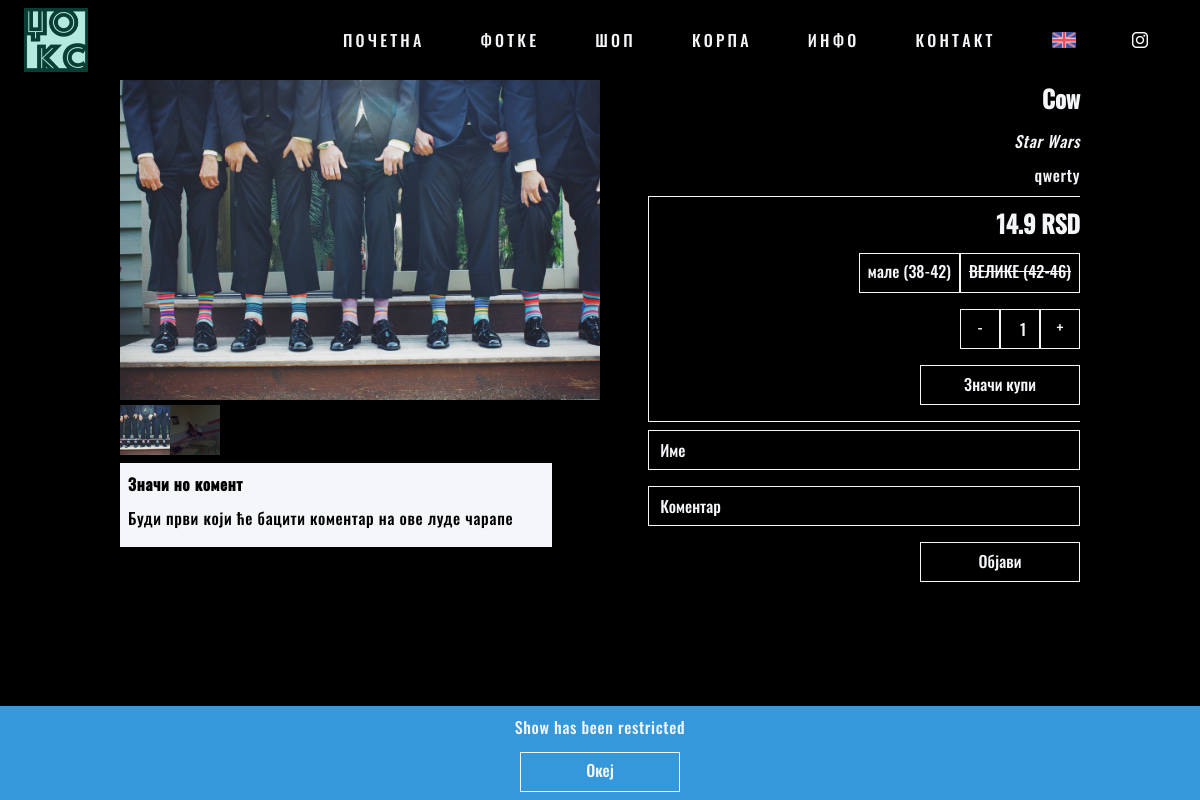
Screenshot of /pages/product?id=1 (signed in) with the database file from the repository.
### tables this page shows
CREATE TABLE `notifications` (
  `id` int(11) NOT NULL,
  `key` varchar(50) NOT NULL,
  `message` text NOT NULL
);

CREATE TABLE `products` (
  `id` int(11) NOT NULL,
  `name` varchar(30) NOT NULL,
  `price` float NOT NULL,
  `collection` int(11) DEFAULT NULL,
  `date_added` timestamp NOT NULL DEFAULT CURRENT_TIMESTAMP
);

CREATE TABLE `collections` (
  `id` int(11) NOT NULL,
  `name` varchar(255) NOT NULL
);

CREATE TABLE `sizes` (
  `id` int(11) NOT NULL,
  `name` varchar(10) NOT NULL
);

### logic/config.php (called while the page is built, shortened)
<?php
	require("../logic/functions.php");
	$page = basename($_SERVER["SCRIPT_FILENAME"], '.php');
	$store_instagram = "dzoks_official";
    require("../logic/get_lang.php");
?>

### logic/get_lang.php (called while the page is built, shortened)
<?php
    $lang_found = false;
    if(!$lang_found) {
        $lang = "rs";
    }
?>

### logic/functions.php (called while the page is built, shortened)
<?php
    function strip($var) {
		return mysqli_real_escape_string($GLOBALS['connect'], htmlspecialchars(strip_tags(trim($var))));
    }
	function get_description($id, $lang) {
		$path = "../products/" . $id . "/desc/";
		if(is_null($lang)) {
			if(isset($_SESSION['lang']) && $_SESSION['lang'] == 'en') {
				$path .= "en";
			}else {
				$path .= "rs";
			}
		}else {
			$path .= $lang;
		}
		$path .= ".txt";
		if(file_exists($path)) {
			return file_get_contents($path);
		}else {
			return NULL;
		}
	}
	function get_quantity($size, $id) {
		global $connect;
		$cmd = "SELECT quantity FROM warehouse WHERE product=" . $id . " AND size=" . $size . " ORDER BY id DESC";
		return mysqli_fetch_array(mysqli_query($connect, $cmd))[0];
	}
	function get_price($price) {
		$currency = 'RSD';
		return $price = round($price, 2) . ' ' . $currency;
	}
?>

### pages/product.php (the view, shortened to what this page needs)
<?php
    require("../logic/config.php");
	$product = strip($_GET["id"]);
?>
<html>
    <head>
        <?php
            require("../ui/link.php");
			$cmd = "SELECT
				products.id AS product_id,
				products.name AS product_name,
				products.price AS product_price,
				collections.name AS collection_name
				FROM products
				INNER JOIN collections
				ON products.collection=collections.id
				WHERE products.id='$product'";
			$result = mysqli_query($connect, $cmd);
			$row = mysqli_fetch_array($result);
        ?>
		<link rel="stylesheet" href="../css/product.css">
    </head>
    <body>
        <?php require("../ui/header.php"); ?>
        <div class="main padded">
            <?php
				if(!is_null($row)) {
					echo '<div class="sp-wrap">';
					echo '</div>';
                    echo '<div class="options">';
					echo '<h2>' . $row["product_name"] . '</h1>';
					echo '<p><i>' . $row["collection_name"] . '</i></p>';
					$desc = get_description($product, NULL);
					if(!is_null($desc) && !empty($desc)) {
						echo '<p>' . $desc . '</p>';
					}
					echo '<form class="bordered" action="../actions/cart_add" method="GET">';
					echo '<h2> ' . get_price($row["product_price"]) . '</h2>';
					echo '<div class="input-wrapper">';
					echo '<div class="input-group">';
					$cmd = "SELECT * FROM sizes";
					$result = mysqli_query($connect, $cmd);
					while($size = mysqli_fetch_array($result)) {
						$qty = get_quantity($size["id"], $product);
						echo '<div class="radio-input">';
						echo '<label ';
						if($qty == 0) {
							echo 'class="crossed" ';
						}
						echo 'for="size-' . $size["id"] . '">';
						echo '<span>' . $string["product"]["sizes"][$size["name"]] . '</span>';
						echo '</label>';
						echo '</div>';
					}
					echo '</div>';
					echo '</div>';
					echo '<div class="input-wrapper">';
					echo '<div class="input-group">';
					echo '<a class="button" onclick="qtyDec()">-</a>';
					echo '<input class="block-input" id="qty" name="qty" type="number" min="1" max="10" step="1" value="1" required/>';
					echo '<a class="button" onclick="qtyInc()">+</a>';
					echo '</div>';
					echo '</div>';
                    echo '<input class="button" type="submit" value="' . $string["product"]["buy"] . '"/>';
					echo '</form>';
					echo '<form action="../actions/comment_add" method="POST">';
					echo '<input type="text" name="name" placeholder="' . $string['product']['name'] . '" required/>';
					echo '<input type="text" name="comment" placeholder="' . $string['product']['comment'] . '" required/>';
					echo '<input type="submit" class="button" value="' . $string['product']['post'] . '" />';
                    echo '</form></div>';
					echo '<div class="comments">';
					$cmd = "SELECT
						review.name, review.comment,
						reply.comment AS reply
						FROM comments review
						LEFT JOIN comments reply
						ON reply.reply_to=review.id
						WHERE review.product=" . $product . " AND review.accepted=1";
						$result = mysqli_query($connect, $cmd);
					if(mysqli_num_rows($result) == 0) {
						echo '<div class="comment">';
						echo '<p><b>' . $string['product']['noComments'] . '</b></p>';
						echo '<p>' . $string['product']['noCommentsText'] . '</p>';
						echo '</div>';
					}
					echo '</div>';
                }else {
					echo '<div class="center-both">';
                    echo '<h1>'  . $string["product"]["invalid"] . '</h1>';
                    echo '<a href="shop" class="button center">'  . $string["product"]["continue"] . '</a>';
					echo '</div>';
                }
            ?>
        </div>
        <?php require("../ui/footer.php"); ?>
    </body>
</html>

### ui/header.php
<header>
    <div id="wrap">
        <a href="home.php" class="shake shake-basic shake-constant">
			<img id="logo-small" src="../img/logo.png"/>
			<div class="tint"></div>
		</a>
        <nav id="nav">
            <ul>
                <?php
                    $items = ["home", "gallery", "shop", "cart", "info", "contact"];
                    foreach($items as $item) {
                        echo '<li><a href="../pages/' . $item .'" class="';
						echo 'shake shake-basic shake-hover';
                        if(strcmp($item, $page) == 0) {
                        	echo ' selected';
                        }
                        echo '">' . $string["header"][$item] . '</a></li>';
                    }
                ?>
                    <li>
                        <?php
                            if(strcmp($lang, "en") == 0) {
                                echo '<a href="../logic/set_lang.php?lang=rs&page=' . $page . '"><img class="header-icon" src="../img/rs.png" /></a>';
                            }else if(strcmp($lang, "rs") == 0) {
                                echo '<a href="../logic/set_lang.php?lang=en&page=' . $page . '"><img class="header-icon" src="../img/en.png" /></a>';
                            }
                        ?>
                    </li>
                    <li>
                        <a href="https://www.instagram.com/<?php echo $store_instagram; ?>/">
                            <img class="header-icon" src="../img/instagram.png">
                        </a>
                    </li>
            </ul>
        </nav>
    </div>
</header>
<?php
	if(isset($_SESSION['error'])) {
		echo '<div class="status status-error"><p>' . $_SESSION['error'] . '</p></div>';
		unset($_SESSION['error']);
	}else if(isset($_SESSION['success'])) {
		echo '<div class="status status-success"><p>' . $_SESSION['success'] . '</p></div>';
		unset($_SESSION['success']);
	}else if(isset($_SESSION['order'])) {
		echo '<div class="status status-order">';
		echo '<p>' . $_SESSION['order'] . '</p>';
		echo '<img src="../img/ordered.gif" />';
		echo '</div>';
		unset($_SESSION['order']);
	}else if(!isset($_SESSION['cookies_accepted'])) {
		echo '<div class="status status-alert">';
		echo '<p>' . $string['status']['cookiesAlert'] . '</p>';
		echo '<a class="button center notifyButton" myKey="cookies_accepted" myValue="true">' . $string['header']['ok'] . '</a>';
		echo '</div>';
	}
	$cmd = "SELECT * FROM notifications";
	$result = mysqli_query($connect, $cmd);
	while($notify = mysqli_fetch_array($result)) {
		if(!isset($_SESSION[$notify['key']])) {
			echo '<div class="status status-notify">';
			echo '<p>' . $notify['message'] . '</p>';
			echo '<a class="button center notifyButton" myKey="' . $notify['key'] . '" myValue="1">' . $string['header']['ok'] . '</a>';
			echo '</div>';
		}
	}
?>

### css/main.css (style rules this page uses)
:root { --color-dark: #000; --color-light: #f5f6fa; }
*, *:after, *:before { margin: 0; padding: 0; -webkit-box-sizing: border-box; -moz-box-sizing: border-box; box-sizing: border-box; }
body, html { width: 100%; max-height: 100% !important; padding: 0; margin: 0; background-color: var(--color-dark); color: var(--color-light); }
body, input, textarea, select { font-family: 'Oswald', sans-serif; }
p { font-size: 1em; line-height: 26px; font-weight: 300; letter-spacing: 0.6px; }
a { color: var(--color-light); outline: none; text-decoration: none !important; transition: 500ms ease; -moz-transition: 500ms ease; -webkit-transition: 500ms ease; -ms-transition: 500ms ease; -o-transition: 500ms ease; border-bottom: 0; padding-bottom: 0.3em; }
.main { width: 100%; min-height: calc(100% - 8.5em); text-align: justify; margin-top: 5em; }
.padded { margin-left: auto; margin-right: auto; padding-left: 10%; padding-right: 10%; }
form { margin: 0 auto; width: 50%; overflow: hidden; }
input, textarea, label span, select { background-color: transparent; width: 100%; max-width: 100%; height: 2.5em; margin-bottom: 1em; padding-left: 0.7em; border: 1px solid var(--color-light); border-radius: 1px; font-size: 1em; font-weight: 300; transition: 500ms ease; -moz-transition: 500ms ease; -webkit-transition: 500ms ease; -ms-transition: 500ms ease; -o-transition: 500ms ease; -webkit-appearance: none; -webkit-border-radius: 0; border-radius: 0; display: inline-block; color: var(--color-light); opacity: 1; }
.crossed span { text-decoration: line-through; }
label { margin: 0; position: relative; }
label span { margin: 0; padding: 0.5em; padding-top: 0.3em; }
.input-wrapper { overflow: hidden; display: block; height: auto; width: 100%; text-align: right; }
.input-group { margin-bottom: 1em; float: right; }
.radio-input { float: left; }
.input-group input[type=number], .input-group .button { display: inline-block; float: left; text-align: center; max-width: 2.5em; margin: 0; padding-left: 0.4em; }
input[type=number] { text-align: left; }
.button { float: right; text-align: center; display: block; width: 10em; height: 2.5em; line-height: 2.2em; color: var(--color-light); border: 1px solid var(--color-light); background-color: transparent; padding : 0 !important; transition: 500ms ease; -moz-transition: 500ms ease; -webkit-transition: 500ms ease; -ms-transition: 500ms ease; -o-transition: 500ms ease; }
.center, .center-both { float: none; margin: 0 auto; text-align: center; }

### css/header.css (style rules this page uses)
header, .status { position: fixed; width: 100%; height: 5em; z-index: 100; top: 0; margin: 0; padding: 0 1.5em; }
header { background-color: transparent; -webkit-transition: all 0.5s ease; -moz-transition: all 0.5s ease; -o-transition: all 0.5s ease; transition: all 0.5s ease; }
.status { position: fixed; top: auto; bottom: 0; height: auto; text-align: center; }
.status-notify { background: #3498db; }
.status-alert { background: var(--color-dark); }
.status p { padding-top: 0.5em; padding-bottom: 0.75em; font-size: 1em; margin: 0; }
.status .button { margin-bottom: 0.5em; }
#nav { float: right; }
#nav ul li a { display: block; letter-spacing: 0.2em; text-transform: uppercase; border-bottom: 0; padding-bottom: 0; }
#nav ul li { margin: 1.75em; float: left; list-style: none; }
#logo-small, .tint { display: block; width: 4em; height: 4em; margin: 0.5em auto; float: left; position: absolute; }
.header-icon { height: 1em; margin-top: 0.25em; }
.status { opacity: 0; -moz-transition: 500ms ease-in-out; -webkit-transition: 500ms ease-in-out; -ms-transition: 500ms ease-in-out; -o-transition: 500ms ease-in-out; }
.status.open { opacity: 1; }

### css/shake.css (style rules this page uses)
.shake,.shake-little,.shake-slow,.shake-hard,.shake-horizontal,.shake-vertical,.shake-rotate,.shake-opacity,.shake-crazy,.shake-chunk { display:inline-block;transform-origin:center center }
.shake:hover,.shake-trigger:hover .shake,.shake.shake-freeze,.shake.shake-constant { animation-name:shake;animation-duration:100ms;animation-timing-function:ease-in-out;animation-iteration-count:infinite }

### rows the page displays
notifications: message "Show has been restricted"
products: name "Cow", collections.name "Star Wars", price "14.9 RSD"
sizes: name "мале (38-42)"
sizes: name "ВЕЛИКЕ (42-46)"

### other values shown
$string["header"][$item] "ПОЧЕТНА"
$string["header"][$item] "ФОТКЕ"
$string["header"][$item] "ШОП"
$string["header"][$item] "КОРПА"
$string["header"][$item] "ИНФО"
$string["header"][$item] "КОНТАКТ"
$desc "qwerty"
$string['product']['noComments'] "Значи но комент"
$string['product']['noCommentsText'] "Буди први који ће бацити коментар на ове луде чарапе"
